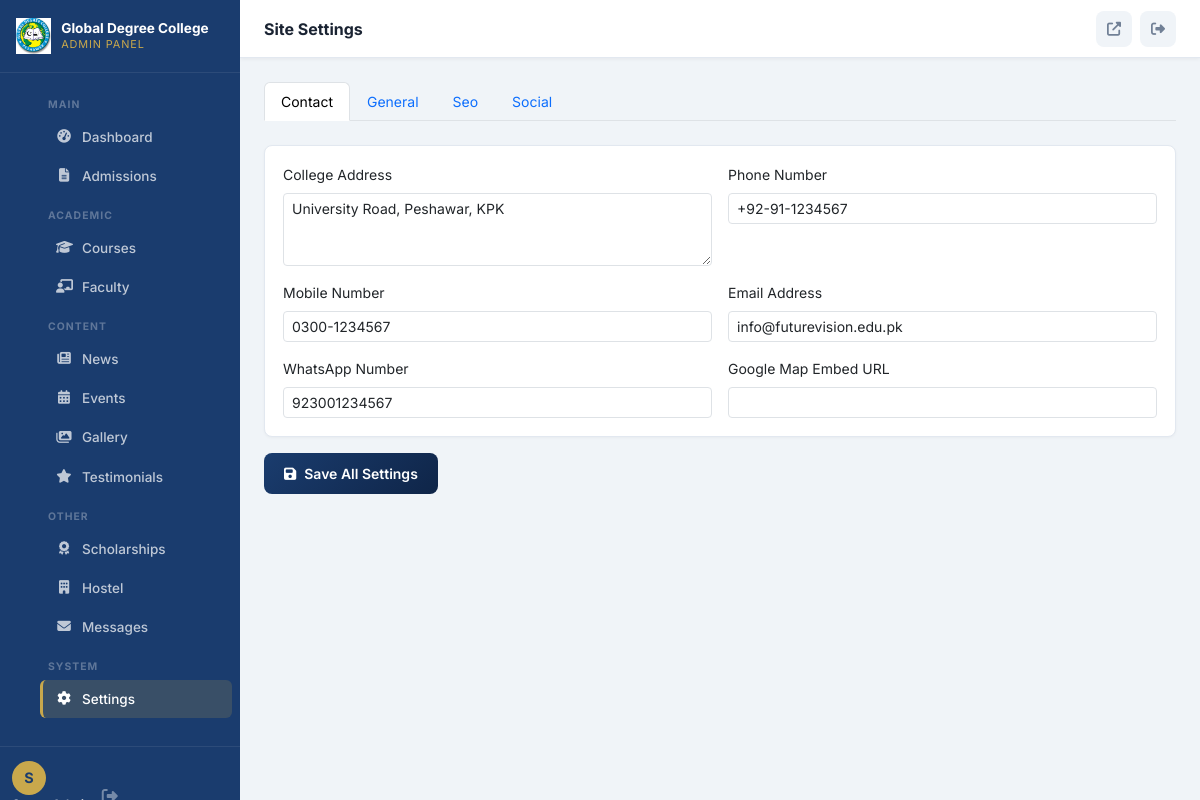
The app's page /admin/modules/settings.php (signed in) with its own data.
### tables this page shows
CREATE TABLE `settings` (
    `id`          INT UNSIGNED NOT NULL AUTO_INCREMENT,
    `key`         VARCHAR(100) NOT NULL,
    `value`       TEXT DEFAULT NULL,
    `label`       VARCHAR(150) DEFAULT NULL COMMENT 'Human-readable label for admin UI',
    `group`       VARCHAR(50) NOT NULL DEFAULT 'general' COMMENT 'Group for admin panel tabs',
    `type`        ENUM('text','textarea','email','url','tel','number','image','toggle')
                      NOT NULL DEFAULT 'text',
    `updated_at`  DATETIME NOT NULL DEFAULT CURRENT_TIMESTAMP ON UPDATE CURRENT_TIMESTAMP,

    PRIMARY KEY (`id`),
    UNIQUE KEY `uq_settings_key` (`key`),
    INDEX `idx_settings_group`   (`group`)
);

### includes/config/db.php (called while the page is built, shortened)
<?php
class Database
{
    private static ?Database $instance = null;
    private PDO $pdo;
    private function __construct()
    {
        $dsn = sprintf(
            'mysql:host=%s;dbname=%s;charset=%s',
            DB_HOST, DB_NAME, DB_CHARSET
        );
        $options = [
            PDO::ATTR_ERRMODE            => PDO::ERRMODE_EXCEPTION,
            PDO::ATTR_DEFAULT_FETCH_MODE => PDO::FETCH_ASSOC,
            PDO::ATTR_EMULATE_PREPARES   => false,
            PDO::MYSQL_ATTR_INIT_COMMAND => "SET NAMES utf8mb4 COLLATE utf8mb4_unicode_ci",
        ];
        try {
            $this->pdo = new PDO($dsn, DB_USER, DB_PASS, $options);
        } catch (PDOException $e) {
            $this->handleError('Database connection failed.', $e);
        }
    }
    public static function getInstance(): self
    {
        if (self::$instance === null) {
            self::$instance = new self();
        }
        return self::$instance;
    }
    public function fetchAll(string $sql, array $params = []): array
    {
        $stmt = $this->run($sql, $params);
        return $stmt->fetchAll();
    }
    private function run(string $sql, array $params = []): PDOStatement
    {
        try {
            $stmt = $this->pdo->prepare($sql);
            $stmt->execute($params);
            return $stmt;
        } catch (PDOException $e) {
            $this->handleError('Query failed: ' . $sql, $e);
        }
    }
}

### includes/helpers/sanitize.php (called while the page is built, shortened)
<?php
function h(mixed $value): string
{
    return htmlspecialchars((string)$value, ENT_QUOTES | ENT_SUBSTITUTE, 'UTF-8');
}

### admin/modules/settings.php (the view, shortened to what this page needs)
<?php
$db = Database::getInstance();
$allSettings = $db->fetchAll("SELECT * FROM settings ORDER BY `group`, id");
$grouped = [];
foreach ($allSettings as $s) {
    $grouped[$s['group']][] = $s;
}
require_once __DIR__ . '/../templates/admin-header.php';
?>
<form method="POST" enctype="multipart/form-data">
    <ul class="nav nav-tabs mb-4" id="settingsTabs">
        <?php $first = true; foreach (array_keys($grouped) as $group): ?>
        <li class="nav-item">
            <button class="nav-link <?= $first ? 'active' : '' ?>"
                    data-bs-toggle="tab"
                    data-bs-target="#tab-<?= h($group) ?>">
                <?= ucfirst(h($group)) ?>
            </button>
        </li>
        <?php $first = false; endforeach; ?>
    </ul>
    <div class="tab-content">
        <?php $first = true; foreach ($grouped as $group => $fields): ?>
        <div class="tab-pane fade <?= $first ? 'show active' : '' ?>" id="tab-<?= h($group) ?>">
            <div class="admin-card">
                <div class="admin-card-body">
                    <div class="row g-3">
                    <?php foreach ($fields as $field): ?>
                        <div class="col-md-6">
                            <label class="form-label"><?= h($field['label'] ?? $field['key']) ?></label>
                            <?php if ($field['type'] === 'toggle'): ?>
                                <div class="form-check form-switch">
                                    <input class="form-check-input" type="checkbox"
                                           name="<?= h($field['key']) ?>"
                                           id="<?= h($field['key']) ?>"
                                           <?= $field['value'] === '1' ? 'checked' : '' ?>>
                                </div>
                            <?php elseif ($field['type'] === 'textarea'): ?>
                                <textarea name="<?= h($field['key']) ?>" rows="3"
                                          class="form-control form-control-sm"><?= h($field['value'] ?? '') ?></textarea>
                            <?php elseif ($field['type'] === 'image'): ?>
                                <?php if ($field['value']): ?>
                                <div class="mb-1">
                                    <img src="<?= BASE_URL ?>/<?= h($field['value']) ?>" height="40"
                                         onerror="this.style.display='none'">
                                </div>
                                <?php endif; ?>
                                <input type="file" name="<?= h($field['key']) ?>"
                                       class="form-control form-control-sm" accept="image/*">
                            <?php else: ?>
                                <input type="<?= h($field['type']) ?>"
                                       name="<?= h($field['key']) ?>"
                                       class="form-control form-control-sm"
                                       value="<?= h($field['value'] ?? '') ?>">
                            <?php endif; ?>
                        </div>
                    <?php endforeach; ?>
                    </div>
                </div>
            </div>
        </div>
        <?php $first = false; endforeach; ?>
    </div>
    <div class="mt-3">
        <button type="submit" class="btn btn-admin-primary">
            <i class="fas fa-save me-2"></i>Save All Settings
        </button>
    </div>
</form>
<?php require_once __DIR__ . '/../templates/admin-footer.php'; ?>

### assets/css/admin.css (style rules this page uses)
:root { --admin-sidebar-w: 240px; --admin-topbar-h: 58px; --admin-navy: #1a3c6e; --admin-gold: #c9a84c; --admin-bg: #f0f4f8; --admin-white: #ffffff; --admin-border: #e2e8f0; --admin-text: #1a2332; --admin-muted: #718096; --radius: 8px; --transition: all 0.25s ease; }
* { box-sizing: border-box; margin: 0; padding: 0; }
body { font-family: 'Inter', system-ui, sans-serif; font-size: 0.875rem; }
.btn-admin-primary { background: linear-gradient(135deg, var(--admin-navy), #0f2548); color: #fff; border: none; padding: 10px 20px; border-radius: var(--radius); font-weight: 600; font-size: 0.875rem; transition: var(--transition); cursor: pointer; }
.admin-body { background: var(--admin-bg); min-height: 100vh; }
.admin-card { background: var(--admin-white); border-radius: var(--radius); border: 1px solid var(--admin-border); box-shadow: 0 1px 3px rgba(0,0,0,0.04); overflow: hidden; }
.admin-card-body { padding: 18px; }

### records on screen
settings: label "College Address", contact_address "University Road, Peshawar, KPK"
settings: label "Phone Number", contact_phone "+92-91-1234567"
settings: label "Mobile Number", contact_mobile "0300-1234567"
settings: label "Email Address", contact_email "info@futurevision.edu.pk"
settings: label "WhatsApp Number", contact_whatsapp "923001234567"
settings: label "Google Map Embed URL"

### other values on screen
setting('site_name','GDC') "Global Degree College"
$label "Dashboard Admissions Courses Faculty News Events Gallery Testimonials Scholarships Hostel Messages Settings"
substr($adminUser['name'], 0, 1) "S"
$adminPageTitle "Site Settings"
$group "Contact"
$group "General"
$group "Seo"
$group "Social"
